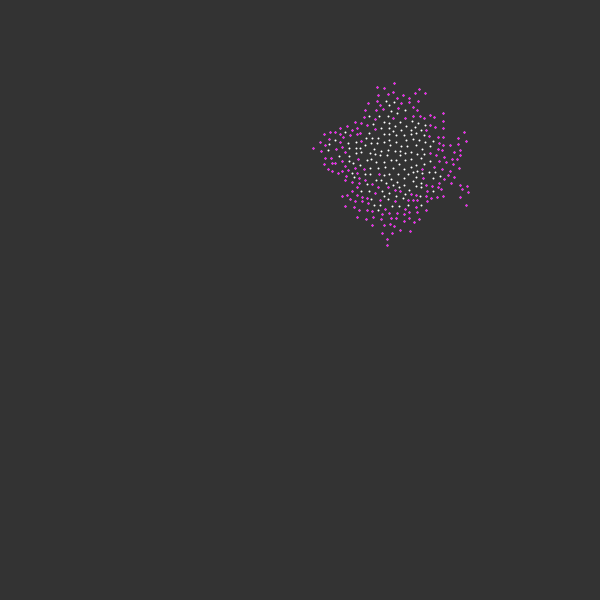
Frame 1 (no input)
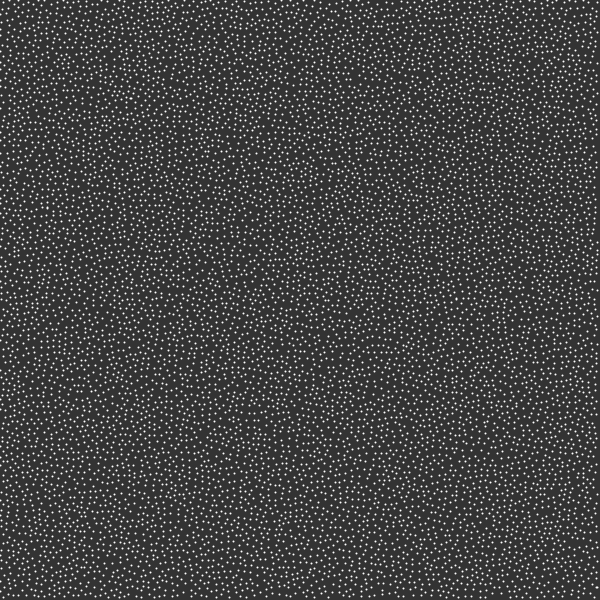
Frame 60 (the mouse pressed at the canvas centre just before this capture)
Frame 120 (the mouse held since frame 60 and released just before this capture): identical to frame 60, image omitted

The Processing sketch that drew these frames (run headless with seeded random() and noise(); from frame 60 on, the mouse is pressed at the canvas centre):

// Processing sketch: Poisson_Disk_Sampling
// ── Poisson_Disk_Sampling.pde
import java.util.Arrays;

float r = 5;
float k = 30;
PVector[] grid;
ArrayList<PVector> active;
float w = r / sqrt(2);
int cols, rows;

void setup() {
  size(600, 600);

  cols = floor(width / w);
  rows = floor(height / w);
  grid = new PVector[cols * rows];
  active = new ArrayList<PVector>();
  
  for (int i = 0; i < cols * rows; ++i) {
    grid[i] = null;
  }

  PVector pos = new PVector(random(width), random(height));
  int i = floor(pos.x / w);
  int j = floor(pos.y / w);
  grid[i + j * cols] = pos;
  active.add(pos);
}

void draw() {
  background(51);
  strokeWeight(2);
  stroke(255);

  for (int t = 0; t < 500; ++t) {
    if (!active.isEmpty()) {
      int rIndex = floor(random(active.size()));
      boolean found = false;
      PVector pos = active.get(rIndex);
      
      for (int n = 0; n < k; ++n) {
        PVector sample = PVector.random2D();
        float m = random(2, 2 * r);
        sample.setMag(m);
        sample.add(pos);

        int col = floor(sample.x / w);
        int row = floor(sample.y / w);

        if (col >= 0 && 
            row >= 0 && 
            col < cols && 
            row < rows && 
            grid[col + row * cols] == null) {
              
          boolean okay = true;
          
          for (int i = -1; i <= 1; ++i) {
            for (int j = -1; j <= 1; ++j) {
              
              int index = (col + i) + (row + j) * cols;

              if (index < 0 || index > grid.length - 1) {
                continue;
              }

              PVector neighbor = grid[index];
              if (neighbor != null) {
                float d = PVector.dist(sample, neighbor);
                if (d < r) {
                  okay = false;
                }
              }
              
            }
          }
          
          if (okay) {
            found = true;
            grid[col + row * cols] = sample;
            active.add(sample);
            break;
          }
        }
      }

    if (!found) {
      active.remove(rIndex);
    }
  }
  }
  for (int i = 0; i < grid.length; ++i) {
    if (grid[i] != null) {
      point(grid[i].x, grid[i].y);
    }
  }

  for (PVector p : active) {
    stroke(255, 0, 255);
    point(p.x, p.y);
  }
}
